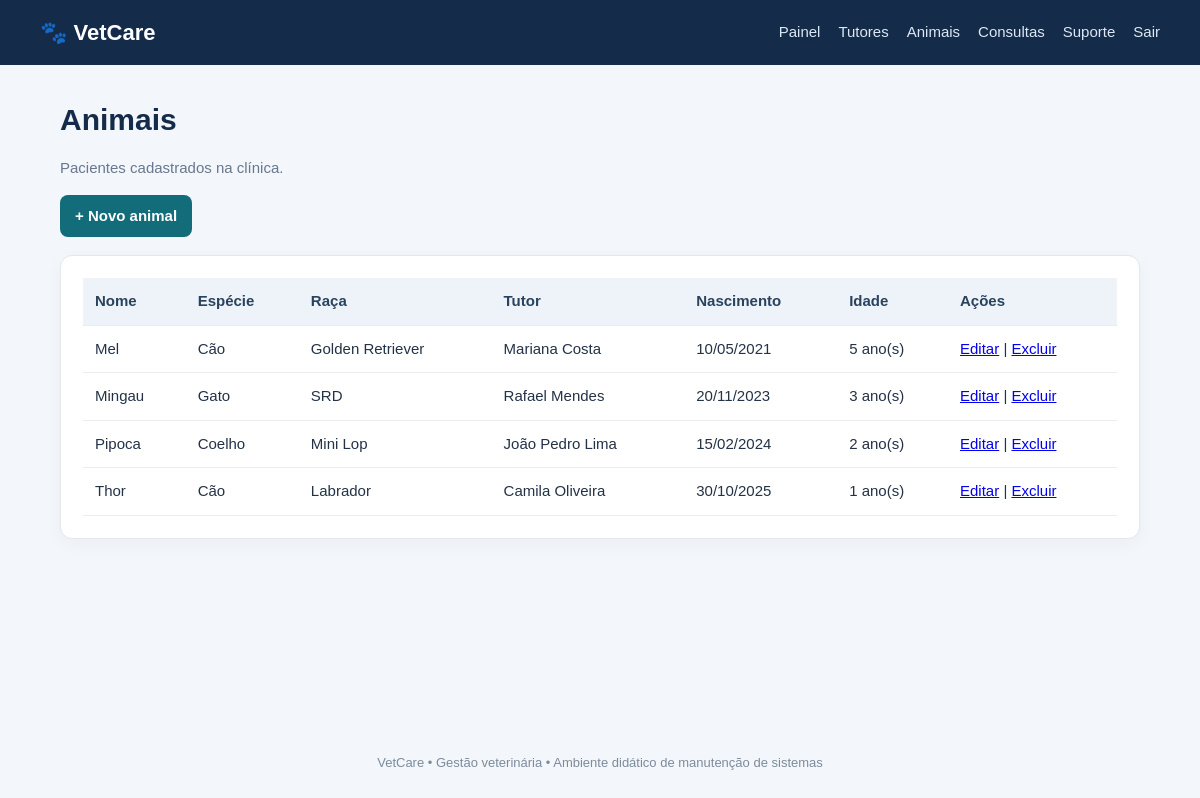
/animais/index.php (signed in), run on the app's committed database.
### tables this page shows
CREATE TABLE animais (
  id INT AUTO_INCREMENT PRIMARY KEY,
  tutor_id INT NOT NULL,
  nome VARCHAR(100) NOT NULL,
  especie VARCHAR(60),
  raca VARCHAR(80),
  nascimento DATE,
  sexo VARCHAR(20),
  observacoes TEXT,
  ativo TINYINT(1) DEFAULT 1,
  CONSTRAINT fk_animal_tutor FOREIGN KEY (tutor_id) REFERENCES tutores(id)
);

CREATE TABLE tutores (
  id INT AUTO_INCREMENT PRIMARY KEY,
  nome VARCHAR(120) NOT NULL,
  telefone VARCHAR(30),
  email VARCHAR(120),
  endereco VARCHAR(180),
  ativo TINYINT(1) DEFAULT 1,
  criado_em TIMESTAMP DEFAULT CURRENT_TIMESTAMP
);

### animais/index.php (the view, shortened to what this page needs)
<?php
require_once __DIR__.'/../config/database.php';require_once __DIR__.'/../config/auth.php';exigirLogin();
$rows=$pdo->query("SELECT a.*,t.nome AS tutor FROM animais a JOIN tutores t ON t.id=a.tutor_id ORDER BY a.nome")->fetchAll();
include __DIR__.'/../includes/header.php';?>
<h1>Animais</h1><p class="muted">Pacientes cadastrados na clínica.</p><div class="actions"><a class="btn" href="form.php">+ Novo animal</a></div>
<div class="panel table-wrap"><table><tr><th>Nome</th><th>Espécie</th><th>Raça</th><th>Tutor</th><th>Nascimento</th><th>Idade</th><th>Ações</th></tr>
<?php foreach($rows as $r): $idade=$r['nascimento']?date('Y')-(int)date('Y',strtotime($r['nascimento'])):0; ?>
<tr><td><?=htmlspecialchars($r['nome'])?></td><td><?=htmlspecialchars($r['especie'])?></td><td><?=htmlspecialchars($r['raca'])?></td><td><?=htmlspecialchars($r['tutor'])?></td><td><?=$r['nascimento']?date('d/m/Y',strtotime($r['nascimento'])):'-'?></td><td><?=$idade?> ano(s)</td><td><a href="form.php?id=<?=$r['id']?>">Editar</a> | <a href="excluir.php?id=<?=$r['id']?>">Excluir</a></td></tr><?php endforeach;?>
</table></div><?php include __DIR__.'/../includes/footer.php';?>

### assets/style.css (style rules this page uses)
* { box-sizing:border-box }
body { margin:0;background:#f3f6fa;color:#243247;font:15px/1.5 Arial,sans-serif }
h1 { margin:0 0 8px;color:#142b4a }
.muted { color:#68788d }
.panel,.stat,.login-box { background:white;border:1px solid #e1e8f0;border-radius:14px;padding:22px;box-shadow:0 5px 18px #203c5b0a;margin:18px 0 }
.actions { display:flex;gap:8px;flex-wrap:wrap;margin:14px 0 }
.btn,button { display:inline-block;border:0;border-radius:8px;padding:10px 15px;background:#126c79;color:white;text-decoration:none;cursor:pointer;font-weight:700 }
table { width:100%;border-collapse:collapse;background:white }
th,td { text-align:left;padding:12px;border-bottom:1px solid #e8edf2 }
th { background:#edf3f8;color:#29435e }
.table-wrap { overflow-x:auto;border-radius:12px }

### data on the page
animais: nome "Mel", especie "Cão", raca "Golden Retriever", tutor.nome "Mariana Costa", nascimento "10/05/2021"
animais: nome "Mingau", especie "Gato", raca "SRD", tutor.nome "Rafael Mendes", nascimento "20/11/2023"
animais: nome "Pipoca", especie "Coelho", raca "Mini Lop", tutor.nome "João Pedro Lima", nascimento "15/02/2024"
animais: nome "Thor", especie "Cão", raca "Labrador", tutor.nome "Camila Oliveira", nascimento "30/10/2025"
